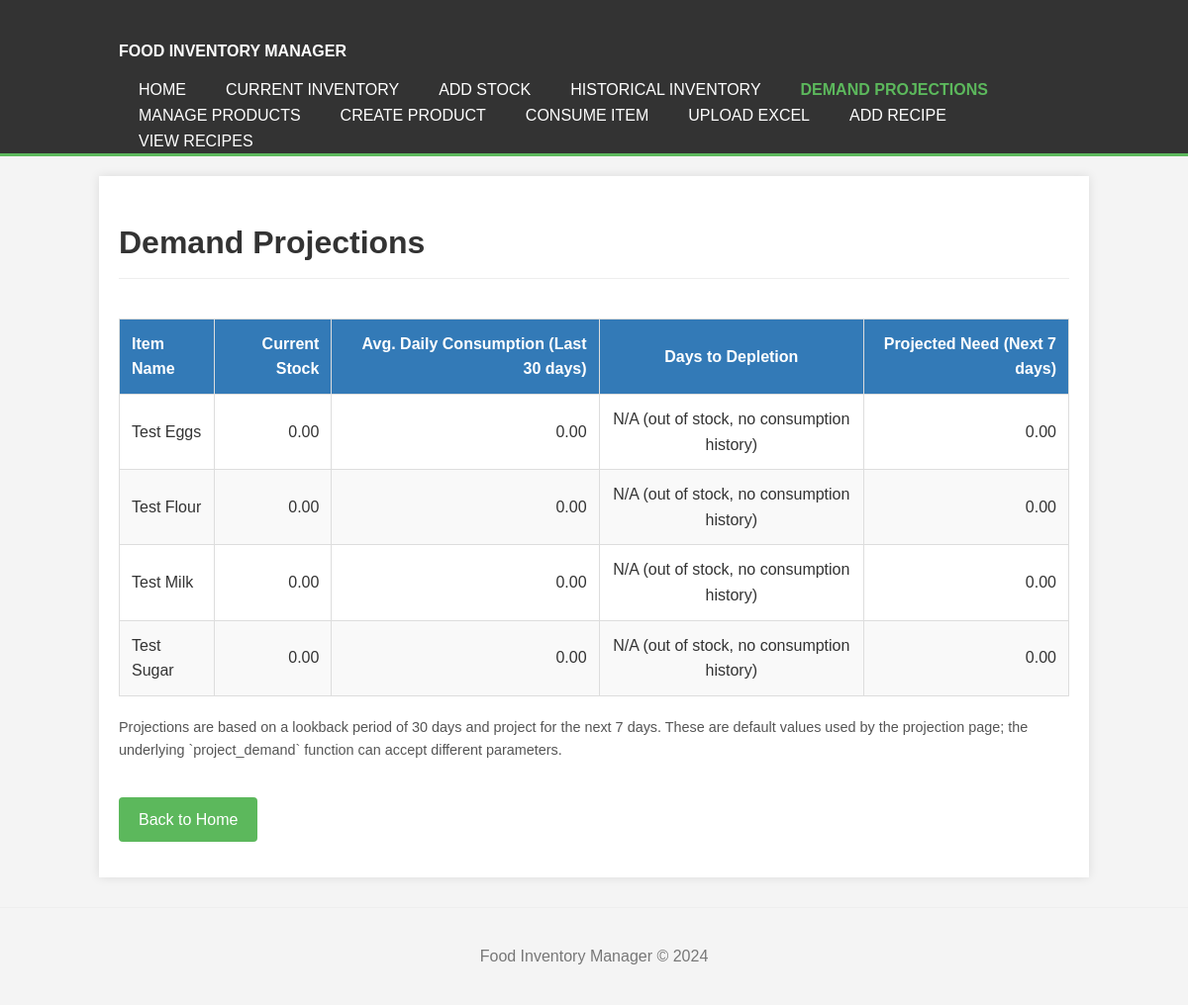
/inventory/projections, run on the app's committed database.
### tables this page shows
CREATE TABLE products (
                        id INTEGER PRIMARY KEY AUTOINCREMENT,
                        name TEXT NOT NULL UNIQUE,
                        category TEXT,
                        subcategory TEXT,
                        unit_of_measure TEXT NOT NULL,
                        default_expiry_days INTEGER NOT NULL,
                        par_level REAL DEFAULT 0,
                        max_holding_amount REAL DEFAULT 0,
                        purchase_location TEXT
                    );

### app.py (the view)
@app.route('/inventory/projections')
def projections_view():
    unique_item_names_for_proj = _get_unique_item_names(include_historical=True) # Use new helper
    projection_results_list = []
    if unique_item_names_for_proj:
        for item_name in unique_item_names_for_proj:
            projection_data = manager.project_demand(item_name) # Uses default lookback/projection days
            if projection_data and projection_data.get("success", True): # Check for success if manager might return that
                if 'product_name' in projection_data:
                    projection_data['item_name'] = projection_data.pop('product_name')
                projection_results_list.append(projection_data)
            elif projection_data and not projection_data.get("success", True):
                flash(f"Could not generate projection for {item_name}: {projection_data.get('message', 'Unknown error')}", "error")
    return render_template('projections.html', projections=projection_results_list)

### Food_manager.py (called while the page is built)
    def _get_db_connection(self):
        conn = sqlite3.connect(self.db_filepath)
        conn.row_factory = sqlite3.Row # Access columns by name
        return conn

    def get_product_by_name(self, name):
        try:
            with self._get_db_connection() as conn:
                cursor = conn.cursor()
                cursor.execute("SELECT * FROM products WHERE LOWER(name) = LOWER(?)", (name,))
                row = cursor.fetchone()
                return dict(row) if row else None
        except sqlite3.Error as e:
            print(f"Database error getting product by name '{name}': {e}")
            return None

    def get_all_products(self):
        items = []
        try:
            with self._get_db_connection() as conn:
                cursor = conn.cursor()
                cursor.execute("SELECT * FROM products ORDER BY name ASC")
                rows = cursor.fetchall()
                for row in rows:
                    items.append(dict(row))
        except sqlite3.Error as e:
            print(f"Database error fetching all products: {e}")
        return items

### app.py (called while the page is built)
def _get_unique_item_names(include_historical=False):
    all_products = manager.get_all_products()
    unique_names = set(product['name'] for product in all_products if 'name' in product)
    return sorted(list(unique_names))

### templates/projections.html (shortened to what this page needs)
{% extends "base.html" %}
{% block page_header %}
    <h1 class="page-title">Demand Projections</h1>
{% endblock %}
{% block content %}
    {% if projections %}
    <div class="table-responsive-wrapper">
        <table>
            <thead>
                <tr>
                    <th class="projections-header">Item Name</th>
                    <th class="projections-header text-right">Current Stock</th>
                    <th class="projections-header text-right">Avg. Daily Consumption (Last {{ projections[0].lookback_days if projections else 'N/A' }} days)</th>
                    <th class="projections-header text-center">Days to Depletion</th>
                    <th class="projections-header text-right">Projected Need (Next {{ projections[0].projection_days if projections else 'N/A' }} days)</th>
                </tr>
            </thead>
            <tbody>
                {% for proj in projections %}
                <tr>
                    <td>{{ proj.item_name }}</td>
                    <td class="text-right">{{ "%.2f"|format(proj.current_stock) if proj.current_stock is number else proj.current_stock }}</td>
                    <td class="text-right">{{ "%.2f"|format(proj.avg_daily_consumption) }}</td>
                    <td class="text-center">{{ proj.days_to_depletion }}</td>
                    <td class="text-right">{{ "%.2f"|format(proj.projected_need) }}</td>
                </tr>
                {% endfor %}
            </tbody>
        </table>
    </div>
        {% if projections and projections[0] %}
        <p style="font-size: 0.9em; color: #555; margin-top: 10px;">
            Projections are based on a lookback period of {{ projections[0].lookback_days }} days and project for the next {{ projections[0].projection_days }} days.
            These are default values used by the projection page; the underlying `project_demand` function can accept different parameters.
        </p>
        {% endif %}
    {% else %}
        <p class="empty-message">No items found in current or historical inventory to generate projections.</p>
    {% endif %}
    <p><a href="{{ url_for('home') }}" class="nav-link-button" style="margin-top: 20px;">Back to Home</a></p>
{% endblock %}

### static/style.css (style rules this page uses)
body { font-family: Arial, sans-serif; margin: 0; padding: 0; background-color: #f4f4f4; color: #333; line-height: 1.6; }
h1, h2, h3 { color: #333; }
h1.page-title { margin-bottom: 20px; color: #333; border-bottom: 1px solid #eee; padding-bottom: 10px; }
table { width: 100%; border-collapse: collapse; margin-top: 20px; box-shadow: 0 2px 3px rgba(0,0,0,0.1); }
th, td { padding: 12px; border: 1px solid #ddd; text-align: left; vertical-align: middle; }
th { color: white; font-weight: bold; }
th.projections-header { background-color: #337ab7; }
tr:nth-child(even) { background-color: #f9f9f9; }
a { color: #5cb85c; text-decoration: none; }
.button, .nav-link-button { display: inline-block; margin-top: 20px; padding: 10px 20px; background-color: #5cb85c; color: white !important; border-radius: 4px; text-decoration: none; border: none; cursor: pointer; }
.table-responsive-wrapper { overflow-x: auto; margin-top: 20px; margin-bottom: 20px; }
.text-right { text-align: right !important; }
.text-center { text-align: center !important; }

### data on the page
products: item_name "Test Eggs", current_stock "0.00", avg_daily_consumption "0.00", days_to_depletion "N/A (out of stock, no consumption history)", projected_need "0.00"
products: item_name "Test Flour", current_stock "0.00", avg_daily_consumption "0.00", days_to_depletion "N/A (out of stock, no consumption history)", projected_need "0.00"
products: item_name "Test Milk", current_stock "0.00", avg_daily_consumption "0.00", days_to_depletion "N/A (out of stock, no consumption history)", projected_need "0.00"
products: item_name "Test Sugar", current_stock "0.00", avg_daily_consumption "0.00", days_to_depletion "N/A (out of stock, no consumption history)", projected_need "0.00"

### other printed values
{{ projections[0].lookback_days if projections else 'N/A' }} "30"
{{ projections[0].projection_days if projections else 'N/A' }} "7"
{{ projections[0].lookback_days }} "30"
{{ projections[0].projection_days }} "7"
